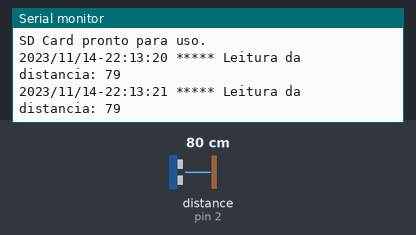
A sketch run on a simulated Arduino Uno, built with avr-gcc and run on an emulated ATmega328P. On the bench: the last lines printed to the serial monitor. Wiring (inferred from the names in the program): ultrasonic range finder: trigger pin 3; echo pin 2. The inputs (shaded band) are chosen by the test bench; at power-on: distance to the obstacle (sensor on pin 2) 80 cm. The echo pulse lasts 58.3 µs per cm; the local clock reads 2024-03-15 10:24:30 at power-on unless the sketch sets it; storage starts empty.

Above: at 1.8 s.
1.9 s: distance to the obstacle (sensor on pin 2) set to 2 cm
At 2.9 s:
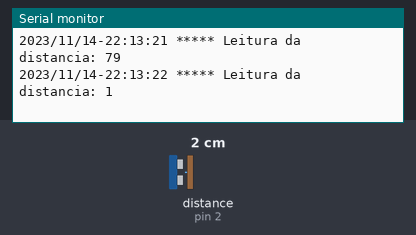
3.4 s: distance to the obstacle (sensor on pin 2) set to 4 cm
At 4.9 s:
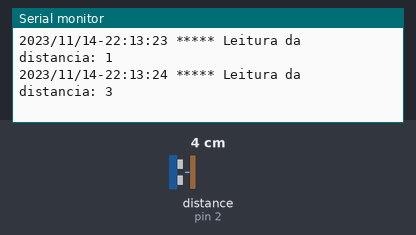
Timing chart, 0 to 6.4 s (numbered marks = the images above; inputs shaded):
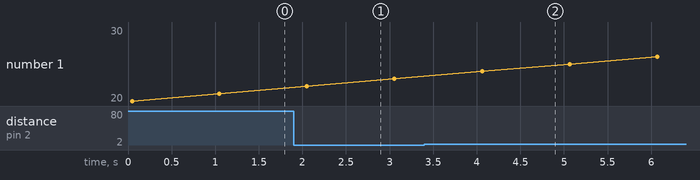

Measured:
- after the input at 1.9 s, the serial monitor: prints a new line after 0.15 s (image 1)
- after the input at 3.4 s, the serial monitor: prints a new line after 0.66 s (image 2)

The sketch:

sd_card.ino
```cpp
// Teste com leitor/gravador de SD Card.
//
// Neste código, vamos analisar a distância do sensor ultrassônico
// sem o uso de bibliotecas, apenas medindo o tempo de resposta
// entre um pulso enviado e o reflexo recebido e multiplicando pela
// velocidade do som. O código salva a distância lida pelo sensor e
// o horário lido pelo módulo RTC no cartão micro SD e mostra todas
// as informações salvas no Monitor Serial.
//
// Criado por: Lucas Jácome Cabral, 2022

///////////////////////////////////////////////
// Bibliotecas utilizadas
#include "RTClib.h"
#include <SPI.h>
#include <SD.h>

///////////////////////////////////////////////
// Criação de objetos para uso das bibliotecas
RTC_DS3231 rtc;
File meuArquivo;

///////////////////////////////////////////////
// Variáveis utilizadas ao longo do código.
int ciclos = 30;
long cont  = 0;
long distancia;
int pinoTrig = 3; // pino usado para disparar os pulsos do sensor.
int pinoEcho = 2; // pino usado para ler a saída do sensor.

///////////////////////////////////////////////
// Esta função só roda quando é chamada dentro de outra função
void leitura(){
    digitalWrite(pinoTrig, HIGH); // Manda um sinal de nível alto por 10 microssegundos
    delayMicroseconds(10);
    digitalWrite(pinoTrig, LOW);

    distancia = pulseIn(pinoEcho, HIGH); // Le o comprimento de onda em alta
}

///////////////////////////////////////////////
// Esta função só roda uma vez, no início
void setup () {
    Serial.begin(9600);

    pinMode(pinoTrig, OUTPUT); // configura pino TRIG como saída
    pinMode(pinoEcho, INPUT); // configura pino ECHO como entrada

    ///////////////////////////////////////////////
    // Inicializa o SD Card
    if (SD.begin(4)) {
        Serial.println("SD Card pronto para uso."); // imprime na tela
    }
    else {
        Serial.println("Falha na inicialização do SD Card.");
        return;
    }
    meuArquivo = SD.open("teste.txt", FILE_WRITE);

    ///////////////////////////////////////////////
    // Laço para identificar qualquer problema com o módulo RTC
    if (! rtc.begin()) {
        // caso  o modulo nao seja encontrado, irá aparecer um aviso no monitor serial
        Serial.println("Módulo RTC não encontrado");
        Serial.flush();
        while (1) delay(10);
    }
    ///////////////////////////////////////////////
    // Comando para alterar o horario do modulo RTC
    // Ajusta com data e hora em que o programa foi compilado
    rtc.adjust(DateTime(F(__DATE__), F(__TIME__)));
}

///////////////////////////////////////////////
// Esta função se repete indefinidamente
void loop () {
    ///////////////////////////////////////////////
    // Leitura da distancia e cálculos.
    leitura();
    // Divide por 2 pois esse eh o tempo da onda ir e voltar
    distancia = distancia/2;
    distancia = distancia*0.034029;

    ///////////////////////////////////////////////
    //Seção para envio de informações para o monitor serial
    DateTime now = rtc.now();

    Serial.print(now.year(), DEC);
    Serial.print('/');
    Serial.print(now.month(), DEC);
    Serial.print('/');
    Serial.print(now.day(), DEC);
    Serial.print("-");
    Serial.print(now.hour(), DEC);
    Serial.print(':');
    Serial.print(now.minute(), DEC);
    Serial.print(':');
    Serial.print(now.second(), DEC);
    Serial.print(" ***** ");
    Serial.print("Leitura da distancia: ");
    Serial.println(distancia);

    // Seção para envio de informações para o módulo Micro SD
    meuArquivo.print(now.year(), DEC);
    meuArquivo.print('/');
    meuArquivo.print(now.month(), DEC);
    meuArquivo.print('/');
    meuArquivo.print(now.day(), DEC);
    meuArquivo.print('-');
    meuArquivo.print(now.hour(), DEC);
    meuArquivo.print(':');
    meuArquivo.print(now.minute(), DEC);
    meuArquivo.print(':');
    meuArquivo.print(now.second(), DEC);
    meuArquivo.print(" ***** ");
    meuArquivo.print("Leitura da distancia: ");
    meuArquivo.println(distancia);

    delay(1000); // tempo entre as medidas
    cont +=1; // contagem de ciclos

    ///////////////////////////////////////////////
    //Laço para fechamento das medidas (quantas vezes queremos medir)
    if (cont >= ciclos)
    {
        // Interrompe o processo e fecha o arquivo
        meuArquivo.close();
        Serial.println("Processo de gravacao interrompido. Retire o SD!");
        while (1) {}
    }
}
```
